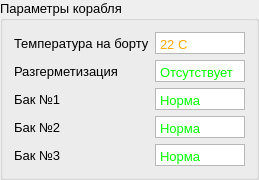
              <widget class="QGroupBox" name="groupBox_5">
               <property name="maximumSize">
                <size>
                 <width>16777215</width>
                 <height>181</height>
                </size>
               </property>
               <property name="font">
                <font>
                 <pointsize>10</pointsize>
                </font>
               </property>
               <property name="title">
                <string>Параметры корабля</string>
               </property>
               <layout class="QVBoxLayout" name="verticalLayout_3">
                <item>
                 <layout class="QHBoxLayout" name="horizontalLayout_8">
                  <item>
                   <widget class="QLabel" name="label_24">
                    <property name="sizePolicy">
                     <sizepolicy hsizetype="Preferred" vsizetype="Preferred">
                      <horstretch>0</horstretch>
                      <verstretch>0</verstretch>
                     </sizepolicy>
                    </property>
                    <property name="minimumSize">
                     <size>
                      <width>120</width>
                      <height>0</height>
                     </size>
                    </property>
                    <property name="text">
                     <string>Температура на борту</string>
                    </property>
                   </widget>
                  </item>
                  <item>
                   <widget class="QTextEdit" name="textEdit">
                    <property name="sizePolicy">
                     <sizepolicy hsizetype="Preferred" vsizetype="Expanding">
                      <horstretch>0</horstretch>
                      <verstretch>0</verstretch>
                     </sizepolicy>
                    </property>
                    <property name="minimumSize">
                     <size>
                      <width>85</width>
                      <height>0</height>
                     </size>
                    </property>
                    <property name="maximumSize">
                     <size>
                      <width>90</width>
                      <height>22</height>
                     </size>
                    </property>
                    <property name="font">
                     <font>
                      <pointsize>11</pointsize>
                      <italic>false</italic>
                      <bold>false</bold>
                     </font>
                    </property>
                    <property name="verticalScrollBarPolicy">
                     <enum>Qt::ScrollBarAlwaysOff</enum>
                    </property>
                    <property name="horizontalScrollBarPolicy">
                     <enum>Qt::ScrollBarAlwaysOff</enum>
                    </property>
                    <property name="html">
                     <string>&lt;!DOCTYPE HTML PUBLIC &quot;-//W3C//DTD HTML 4.0//EN&quot; &quot;http://www.w3.org/TR/REC-html40/strict.dtd&quot;&gt;
&lt;html&gt;&lt;head&gt;&lt;meta name=&quot;qrichtext&quot; content=&quot;1&quot; /&gt;&lt;meta charset=&quot;utf-8&quot; /&gt;&lt;style type=&quot;text/css&quot;&gt;
p, li { white-space: pre-wrap; }
hr { height: 1px; border-width: 0; }
li.unchecked::marker { content: &quot;\2610&quot;; }
li.checked::marker { content: &quot;\2612&quot;; }
&lt;/style&gt;&lt;/head&gt;&lt;body style=&quot; font-family:'Segoe UI'; font-size:11pt; font-weight:400; font-style:normal;&quot;&gt;
&lt;p style=&quot; margin-top:0px; margin-bottom:0px; margin-left:0px; margin-right:0px; -qt-block-indent:0; text-indent:0px;&quot;&gt;&lt;span style=&quot; font-size:10pt; color:#ffaa00;&quot;&gt;22 С&lt;/span&gt;&lt;/p&gt;&lt;/body&gt;&lt;/html&gt;</string>
                    </property>
                   </widget>
                  </item>
                 </layout>
                </item>
                <item>
                 <layout class="QHBoxLayout" name="horizontalLayout_9">
                  <item>
                   <widget class="QLabel" name="label_25">
                    <property name="minimumSize">
                     <size>
                      <width>120</width>
                      <height>0</height>
                     </size>
                    </property>
                    <property name="text">
                     <string>Разгерметизация</string>
                    </property>
                   </widget>
                  </item>
                  <item>
                   <widget class="QTextEdit" name="textEdit_2">
                    <property name="sizePolicy">
                     <sizepolicy hsizetype="Preferred" vsizetype="Expanding">
                      <horstretch>0</horstretch>
                      <verstretch>0</verstretch>
                     </sizepolicy>
                    </property>
                    <property name="minimumSize">
                     <size>
                      <width>85</width>
                      <height>0</height>
                     </size>
                    </property>
                    <property name="maximumSize">
                     <size>
                      <width>90</width>
                      <height>22</height>
                     </size>
                    </property>
                    <property name="font">
                     <font>
                      <pointsize>11</pointsize>
                      <italic>false</italic>
                      <bold>true</bold>
                     </font>
                    </property>
                    <property name="verticalScrollBarPolicy">
                     <enum>Qt::ScrollBarAlwaysOff</enum>
                    </property>
                    <property name="horizontalScrollBarPolicy">
                     <enum>Qt::ScrollBarAlwaysOff</enum>
                    </property>
                    <property name="html">
                     <string>&lt;!DOCTYPE HTML PUBLIC &quot;-//W3C//DTD HTML 4.0//EN&quot; &quot;http://www.w3.org/TR/REC-html40/strict.dtd&quot;&gt;
&lt;html&gt;&lt;head&gt;&lt;meta name=&quot;qrichtext&quot; content=&quot;1&quot; /&gt;&lt;meta charset=&quot;utf-8&quot; /&gt;&lt;style type=&quot;text/css&quot;&gt;
p, li { white-space: pre-wrap; }
hr { height: 1px; border-width: 0; }
li.unchecked::marker { content: &quot;\2610&quot;; }
li.checked::marker { content: &quot;\2612&quot;; }
&lt;/style&gt;&lt;/head&gt;&lt;body style=&quot; font-family:'Segoe UI'; font-size:11pt; font-weight:700; font-style:normal;&quot;&gt;
&lt;p style=&quot; margin-top:0px; margin-bottom:0px; margin-left:0px; margin-right:0px; -qt-block-indent:0; text-indent:0px;&quot;&gt;&lt;span style=&quot; font-size:10pt; font-weight:400; color:#00ff00;&quot;&gt;Отсутствует&lt;/span&gt;&lt;/p&gt;&lt;/body&gt;&lt;/html&gt;</string>
                    </property>
                   </widget>
                  </item>
                 </layout>
                </item>
                <item>
                 <layout class="QHBoxLayout" name="horizontalLayout_10">
                  <item>
                   <widget class="QLabel" name="label_26">
                    <property name="minimumSize">
                     <size>
                      <width>120</width>
                      <height>0</height>
                     </size>
                    </property>
                    <property name="text">
                     <string>Бак №1</string>
                    </property>
                   </widget>
                  </item>
                  <item>
                   <widget class="QTextEdit" name="textEdit_3">
                    <property name="sizePolicy">
                     <sizepolicy hsizetype="Preferred" vsizetype="Expanding">
                      <horstretch>0</horstretch>
                      <verstretch>0</verstretch>
                     </sizepolicy>
                    </property>
                    <property name="minimumSize">
                     <size>
                      <width>85</width>
                      <height>0</height>
                     </size>
                    </property>
                    <property name="maximumSize">
                     <size>
                      <width>90</width>
                      <height>22</height>
                     </size>
                    </property>
                    <property name="font">
                     <font>
                      <pointsize>11</pointsize>
                      <italic>false</italic>
                      <bold>true</bold>
                     </font>
                    </property>
                    <property name="verticalScrollBarPolicy">
                     <enum>Qt::ScrollBarAlwaysOff</enum>
                    </property>
                    <property name="horizontalScrollBarPolicy">
                     <enum>Qt::ScrollBarAlwaysOff</enum>
                    </property>
                    <property name="html">
                     <string>&lt;!DOCTYPE HTML PUBLIC &quot;-//W3C//DTD HTML 4.0//EN&quot; &quot;http://www.w3.org/TR/REC-html40/strict.dtd&quot;&gt;
&lt;html&gt;&lt;head&gt;&lt;meta name=&quot;qrichtext&quot; content=&quot;1&quot; /&gt;&lt;meta charset=&quot;utf-8&quot; /&gt;&lt;style type=&quot;text/css&quot;&gt;
p, li { white-space: pre-wrap; }
hr { height: 1px; border-width: 0; }
li.unchecked::marker { content: &quot;\2610&quot;; }
li.checked::marker { content: &quot;\2612&quot;; }
&lt;/style&gt;&lt;/head&gt;&lt;body style=&quot; font-family:'Segoe UI'; font-size:11pt; font-weight:700; font-style:normal;&quot;&gt;
&lt;p style=&quot; margin-top:0px; margin-bottom:0px; margin-left:0px; margin-right:0px; -qt-block-indent:0; text-indent:0px;&quot;&gt;&lt;span style=&quot; font-size:10pt; font-weight:400; color:#00ff00;&quot;&gt;Норма&lt;/span&gt;&lt;/p&gt;&lt;/body&gt;&lt;/html&gt;</string>
                    </property>
                   </widget>
                  </item>
                 </layout>
                </item>
                <item>
                 <layout class="QHBoxLayout" name="horizontalLayout_11">
                  <item>
                   <widget class="QLabel" name="label_27">
                    <property name="minimumSize">
                     <size>
                      <width>120</width>
                      <height>0</height>
                     </size>
                    </property>
                    <property name="text">
                     <string>Бак №2</string>
                    </property>
                   </widget>
                  </item>
                  <item>
                   <widget class="QTextEdit" name="textEdit_4">
                    <property name="sizePolicy">
                     <sizepolicy hsizetype="Preferred" vsizetype="Expanding">
                      <horstretch>0</horstretch>
                      <verstretch>0</verstretch>
                     </sizepolicy>
                    </property>
                    <property name="minimumSize">
                     <size>
                      <width>85</width>
                      <height>0</height>
                     </size>
                    </property>
                    <property name="maximumSize">
                     <size>
                      <width>90</width>
                      <height>22</height>
                     </size>
                    </property>
                    <property name="font">
                     <font>
                      <pointsize>11</pointsize>
                      <italic>false</italic>
                      <bold>true</bold>
                     </font>
                    </property>
                    <property name="verticalScrollBarPolicy">
                     <enum>Qt::ScrollBarAlwaysOff</enum>
                    </property>
                    <property name="horizontalScrollBarPolicy">
                     <enum>Qt::ScrollBarAlwaysOff</enum>
                    </property>
                    <property name="html">
                     <string>&lt;!DOCTYPE HTML PUBLIC &quot;-//W3C//DTD HTML 4.0//EN&quot; &quot;http://www.w3.org/TR/REC-html40/strict.dtd&quot;&gt;
&lt;html&gt;&lt;head&gt;&lt;meta name=&quot;qrichtext&quot; content=&quot;1&quot; /&gt;&lt;meta charset=&quot;utf-8&quot; /&gt;&lt;style type=&quot;text/css&quot;&gt;
p, li { white-space: pre-wrap; }
hr { height: 1px; border-width: 0; }
li.unchecked::marker { content: &quot;\2610&quot;; }
li.checked::marker { content: &quot;\2612&quot;; }
&lt;/style&gt;&lt;/head&gt;&lt;body style=&quot; font-family:'Segoe UI'; font-size:11pt; font-weight:700; font-style:normal;&quot;&gt;
&lt;p style=&quot; margin-top:0px; margin-bottom:0px; margin-left:0px; margin-right:0px; -qt-block-indent:0; text-indent:0px;&quot;&gt;&lt;span style=&quot; font-size:10pt; font-weight:400; color:#00ff00;&quot;&gt;Норма&lt;/span&gt;&lt;/p&gt;&lt;/body&gt;&lt;/html&gt;</string>
                    </property>
                   </widget>
                  </item>
                 </layout>
                </item>
                <item>
                 <layout class="QHBoxLayout" name="horizontalLayout_12">
                  <item>
                   <widget class="QLabel" name="label_28">
                    <property name="minimumSize">
                     <size>
                      <width>120</width>
                      <height>0</height>
                     </size>
                    </property>
                    <property name="text">
                     <string>Бак №3</string>
                    </property>
                   </widget>
                  </item>
                  <item>
                   <widget class="QTextEdit" name="textEdit_5">
                    <property name="sizePolicy">
                     <sizepolicy hsizetype="Preferred" vsizetype="Expanding">
                      <horstretch>0</horstretch>
                      <verstretch>0</verstretch>
                     </sizepolicy>
                    </property>
                    <property name="minimumSize">
                     <size>
                      <width>85</width>
                      <height>0</height>
                     </size>
                    </property>
                    <property name="maximumSize">
                     <size>
                      <width>90</width>
                      <height>22</height>
                     </size>
                    </property>
                    <property name="font">
                     <font>
                      <pointsize>11</pointsize>
                      <italic>false</italic>
                      <bold>true</bold>
                     </font>
                    </property>
                    <property name="verticalScrollBarPolicy">
                     <enum>Qt::ScrollBarAlwaysOff</enum>
                    </property>
                    <property name="horizontalScrollBarPolicy">
                     <enum>Qt::ScrollBarAlwaysOff</enum>
                    </property>
                    <property name="html">
                     <string>&lt;!DOCTYPE HTML PUBLIC &quot;-//W3C//DTD HTML 4.0//EN&quot; &quot;http://www.w3.org/TR/REC-html40/strict.dtd&quot;&gt;
&lt;html&gt;&lt;head&gt;&lt;meta name=&quot;qrichtext&quot; content=&quot;1&quot; /&gt;&lt;meta charset=&quot;utf-8&quot; /&gt;&lt;style type=&quot;text/css&quot;&gt;
p, li { white-space: pre-wrap; }
hr { height: 1px; border-width: 0; }
li.unchecked::marker { content: &quot;\2610&quot;; }
li.checked::marker { content: &quot;\2612&quot;; }
&lt;/style&gt;&lt;/head&gt;&lt;body style=&quot; font-family:'Segoe UI'; font-size:11pt; font-weight:700; font-style:normal;&quot;&gt;
&lt;p style=&quot; margin-top:0px; margin-bottom:0px; margin-left:0px; margin-right:0px; -qt-block-indent:0; text-indent:0px;&quot;&gt;&lt;span style=&quot; font-size:10pt; font-weight:400; color:#00ff00;&quot;&gt;Норма&lt;/span&gt;&lt;/p&gt;&lt;/body&gt;&lt;/html&gt;</string>
                    </property>
                   </widget>
                  </item>
                 </layout>
                </item>
               </layout>
              </widget>
